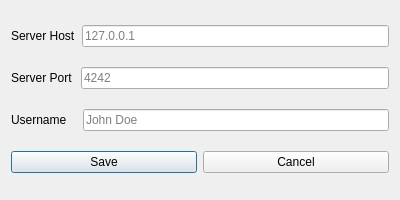
<?xml version="1.0" encoding="UTF-8"?>
<ui version="4.0">
 <class>ConnectionDialog</class>
 <widget class="QDialog" name="ConnectionDialog">
  <property name="geometry">
   <rect>
    <x>0</x>
    <y>0</y>
    <width>400</width>
    <height>200</height>
   </rect>
  </property>
  <property name="windowTitle">
   <string>Connections</string>
  </property>
  <layout class="QHBoxLayout" name="horizontalLayout">
   <item>
    <layout class="QVBoxLayout" name="connectionLayout">
     <item>
      <layout class="QHBoxLayout" name="serverHostLayout">
       <item>
        <widget class="QLabel" name="serverHostLabel">
         <property name="text">
          <string>Server Host</string>
         </property>
        </widget>
       </item>
       <item>
        <widget class="QLineEdit" name="serverHostEdit">
         <property name="placeholderText">
          <string>127.0.0.1</string>
         </property>
        </widget>
       </item>
      </layout>
     </item>
     <item>
      <layout class="QHBoxLayout" name="serverPortLayout">
       <item>
        <widget class="QLabel" name="serverPortLabel">
         <property name="text">
          <string>Server Port </string>
         </property>
        </widget>
       </item>
       <item>
        <widget class="QLineEdit" name="serverPortEdit">
         <property name="placeholderText">
          <string>4242</string>
         </property>
        </widget>
       </item>
      </layout>
     </item>
     <item>
      <layout class="QHBoxLayout" name="usernameLayout">
       <item>
        <widget class="QLabel" name="usernameLabel">
         <property name="text">
          <string>Username   </string>
         </property>
        </widget>
       </item>
       <item>
        <widget class="QLineEdit" name="usernameEdit">
         <property name="placeholderText">
          <string>John Doe</string>
         </property>
        </widget>
       </item>
      </layout>
     </item>
     <item>
      <layout class="QHBoxLayout" name="connectionActionsLayout">
       <item>
        <widget class="QPushButton" name="saveButton">
         <property name="text">
          <string>Save</string>
         </property>
         <property name="icon">
          <iconset>
           <normaloff>../../../Downloads/disquette.png</normaloff>../../../Downloads/disquette.png</iconset>
         </property>
        </widget>
       </item>
       <item>
        <widget class="QPushButton" name="cancelButton">
         <property name="text">
          <string>Cancel</string>
         </property>
         <property name="icon">
          <iconset>
           <normaloff>../../../Downloads/close.png</normaloff>../../../Downloads/close.png</iconset>
         </property>
        </widget>
       </item>
      </layout>
     </item>
    </layout>
   </item>
  </layout>
 </widget>
 <resources/>
 <connections>
  <connection>
   <sender>saveButton</sender>
   <signal>clicked()</signal>
   <receiver>ConnectionDialog</receiver>
   <slot>save()</slot>
   <hints>
    <hint type="sourcelabel">
     <x>117</x>
     <y>176</y>
    </hint>
    <hint type="destinationlabel">
     <x>105</x>
     <y>200</y>
    </hint>
   </hints>
  </connection>
  <connection>
   <sender>cancelButton</sender>
   <signal>clicked()</signal>
   <receiver>ConnectionDialog</receiver>
   <slot>cancel()</slot>
   <hints>
    <hint type="sourcelabel">
     <x>362</x>
     <y>175</y>
    </hint>
    <hint type="destinationlabel">
     <x>338</x>
     <y>198</y>
    </hint>
   </hints>
  </connection>
 </connections>
 <slots>
  <slot>save()</slot>
  <slot>cancel()</slot>
 </slots>
</ui>
